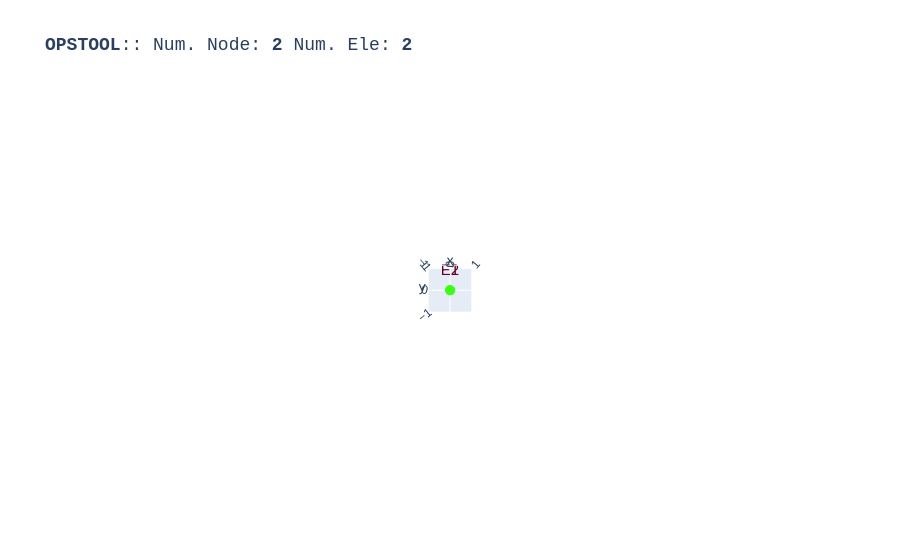

The code cell stored with this chart in its notebook:
### Code cell
opst.vis.plotly.plot_model(show_node_numbering=False, show_ele_numbering=True, show_nodal_loads = True)

### Figure 1 — Plotly figure (JSON) as saved in the notebook; plotly's stock layout.template omitted (floating-point values rounded to 4 significant figures)
{"data": [{"connectgaps": false, "hoverinfo": "skip", "line": {"color": "#39FF14", "width": 5}, "mode": "lines", "name": "ZeroLength", "type": "scatter3d", "x": [0.0, 0.0, NaN, 0.0, 0.0, NaN], "y": [0.0, 0.0, NaN, 0.0, 0.0, NaN], "z": [0.0, 0.0, NaN, 0.0, 0.0, NaN]}, {"customdata": ["eleTag: 1<br>connectedNodes:<br> [1 2]", "eleTag: 2<br>connectedNodes:<br> [1 2]"], "hovertemplate": "%{customdata}", "marker": {"color": "#39FF14", "size": 3, "symbol": "diamond-open"}, "mode": "markers", "name": "ZeroLength", "type": "scatter3d", "x": [0.0, 0.0], "y": [0.0, 0.0], "z": [0.0, 0.0]}, {"customdata": ["1", "2"], "hovertemplate": "x: %{x}<br>y: %{y}<br>z: %{z} <br>nodeTag: %{customdata}", "marker": {"color": "#580f41", "size": 3, "symbol": "circle"}, "mode": "markers", "name": "Nodes", "type": "scatter3d", "x": [0.0, 0.0], "y": [0.0, 0.0], "z": [0.0, 0.0]}, {"mode": "text", "name": "Element Tag", "text": ["E1", "E2"], "textfont": {"color": "#650021", "size": 15}, "type": "scatter3d", "x": [0.0, 0.0], "y": [0.0, 0.0], "z": [0.0, 0.0]}, {"connectgaps": false, "hoverinfo": "skip", "line": {"color": "#15b01a", "width": 1}, "mode": "lines", "name": "BC", "type": "scatter3d", "x": [0.0, 0.0, 0.0, 0.0, 0.0, 0.0, 0.0, 0.0, 0.0, 0.0, 0.0, 0.0, 0.0, 0.0, 0.0, 0.0, 0.0, 0.0, 0.0, 0.0, 0.0, NaN, 0.0, 0.0, 0.0, 0.0, NaN], "y": [0.0, 0.0, 0.0, 0.0, 0.0, 0.0, 0.0, 0.0, 0.0, 0.0, 0.0, 0.0, 0.0, 0.0, 0.0, 0.0, 0.0, 0.0, 0.0, 0.0, 0.0, NaN, 0.0, 0.0, 0.0, 0.0, NaN], "z": [0.0, 0.0, 0.0, 0.0, 0.0, 0.0, 0.0, 0.0, 0.0, 0.0, 0.0, 0.0, 0.0, 0.0, 0.0, 0.0, 0.0, 0.0, 0.0, 0.0, 0.0, NaN, 0.0, 0.0, 0.0, 0.0, NaN]}, {"hoverinfo": "skip", "marker": {"color": "#39FF14", "size": 6}, "mode": "markers", "type": "scatter3d", "x": [0.0, 0.0], "y": [0.0, 0.0], "z": [0.0, 0.0]}], "layout": {"autosize": true, "font": {"family": "Arial, sans-serif"}, "scene": {"aspectmode": "data", "camera": {"eye": {"x": 0, "y": -0.1, "z": 10}}, "dragmode": "pan", "xaxis": {"showbackground": false}, "yaxis": {"showbackground": false}, "zaxis": {"showbackground": true, "showgrid": true, "showticklabels": false, "ticks": "", "title": {"text": ""}, "visible": true}}, "showlegend": false, "title": {"font": {"family": "courier", "size": 18}, "text": "<b>OPSTOOL</b>:: Num. Node: <b>2</b> Num. Ele: <b>2</b>"}}}
